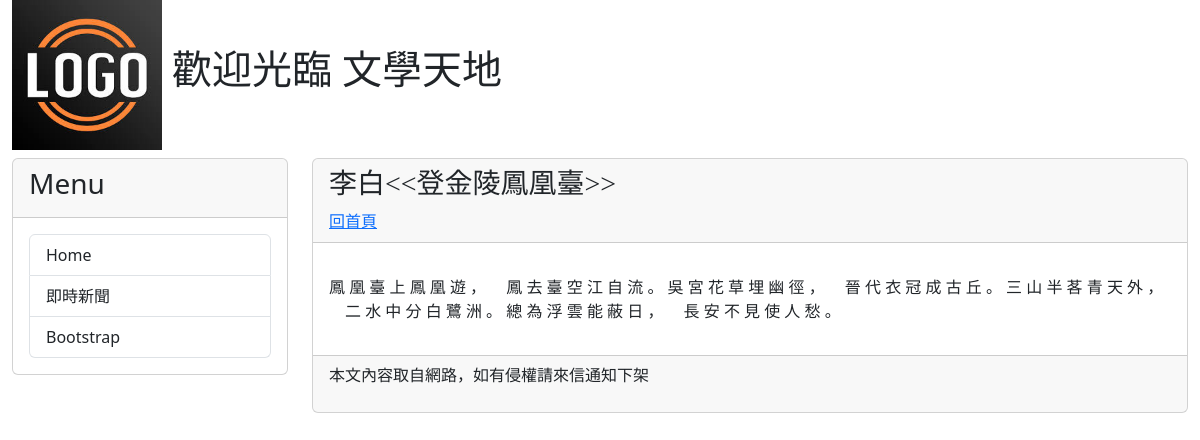
/post/lb2/, run on the app's committed database.
### mysite/models.py (models this page shows, shortened)
class Post(models.Model):
    title = models.CharField(max_length=200)
    slug = models.CharField(max_length=200)
    body = models.TextField()
    pub_date = models.DateTimeField(auto_now_add=True)
    class Meta:
        ordering = ('-pub_date',)

### mysite/views.py (the view)
# urls.py: path('post/<slug:slug>/', showpost),
def showpost(request, slug):
    try:
        post = Post.objects.get(slug=slug)
        if post != None:
            return render(request, 'post.html', locals())
    except:
        return redirect('/')

### mysite/templatetags/markdown_extras.py (called while the page is built)
@register.filter
def convert_markdown(text):
    return markdown.markdown(text)

### templates/post.html (shortened to what this page needs)
{% extends "base.html" %}
{% load markdown_extras %}
{% block headmessage %}
    <h3 style="font-family:微軟正黑體;">{{ post.title }}</h3>
    <a style="font-family:微軟正黑體;" href='/'>回首頁</a>
{% endblock headmessage %}
{% block content %}
    <p style="font-family:微軟正黑體;font-size:12pt;letter-spacing:2pt;">
        {{ post.body | convert_markdown | safe }} </a>
    </p>
{% endblock content %}

### data on the page
Post: title "李白<<登金陵鳳凰臺>>", body|convert_markdown "鳳 凰 臺 上 鳳 凰 遊 ， 鳳 去 臺 空 江 自 流 。 吳 宮 花 草 埋 幽 徑 ， 晉 代 衣 冠 成 古 丘 。 三 山 半 茖 青 天 外 ， 二 水 中 分 白 鷺 洲 。 總 為 浮 雲 能 蔽 日 ， 長 安 不 見 使 人 愁 。"
